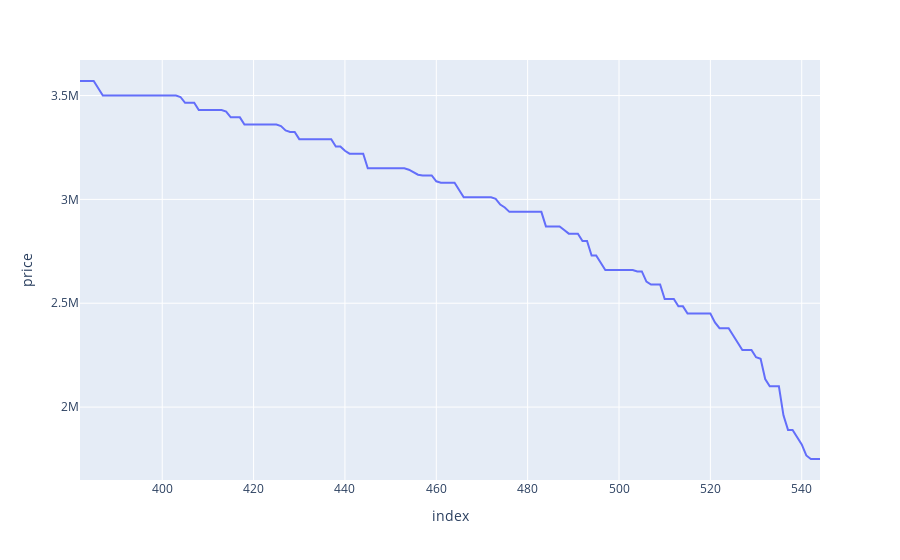

Here is the notebook cell this chart was saved with:
### Code cell
px.line(traindf,traindf.index,"price")

### Figure 1 — Plotly figure (JSON) as saved in the notebook; plotly's stock layout.template omitted (floating-point values rounded to 4 significant figures; data arrays with more than 128 entries replaced by an {"elided": "..."} marker saying what was removed)
{"data": [{"hovertemplate": "index=%{x}<br>price=%{y}<extra></extra>", "legendgroup": "", "line": {"color": "#636efa", "dash": "solid"}, "marker": {"symbol": "circle"}, "mode": "lines", "name": "", "orientation": "v", "showlegend": false, "type": "scatter", "x": {"elided": "163 int values"}, "xaxis": "x", "y": {"elided": "163 int values"}, "yaxis": "y"}], "layout": {"legend": {"tracegroupgap": 0}, "margin": {"t": 60}, "xaxis": {"anchor": "y", "domain": [0, 1], "title": {"text": "index"}}, "yaxis": {"anchor": "x", "domain": [0, 1], "title": {"text": "price"}}}}
